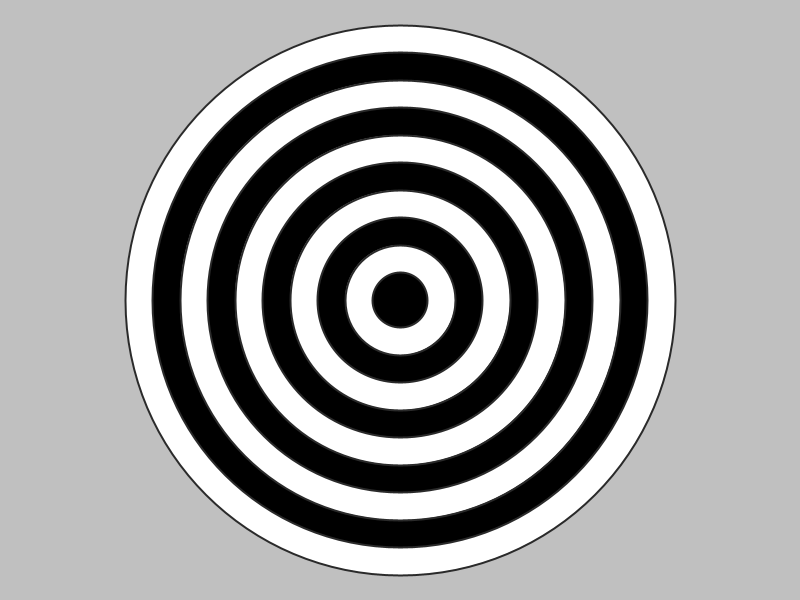
Frame 1 (no input)
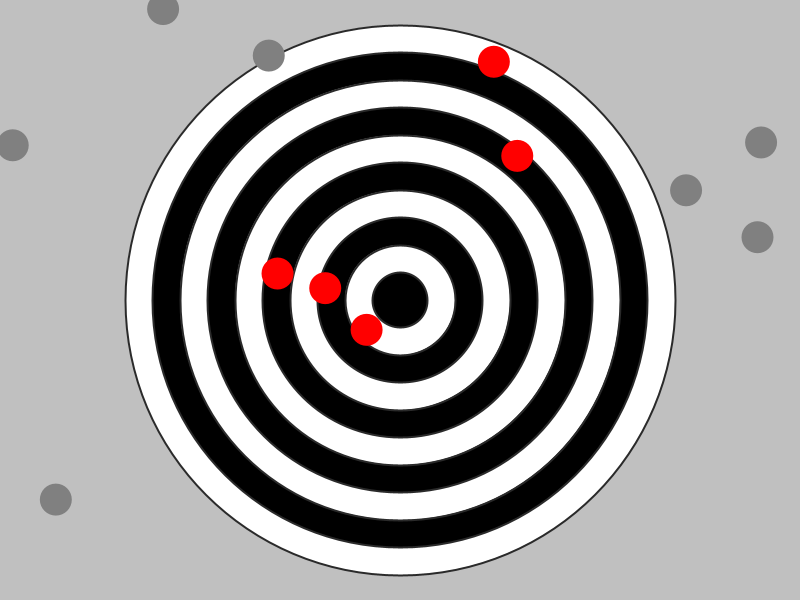
Frame 60 (the mouse pressed at the canvas centre just before this capture)
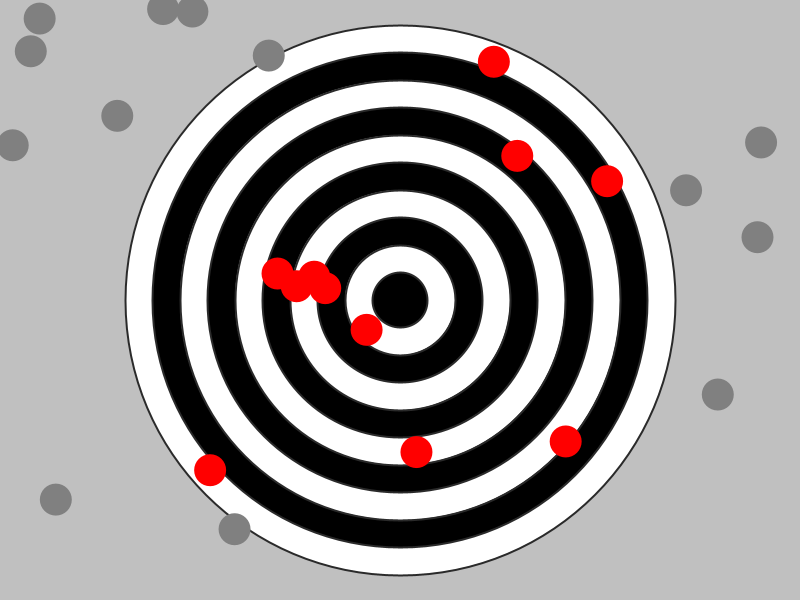
Frame 120 (the mouse held since frame 60 and released just before this capture)

The Processing sketch that drew these frames (run headless with seeded random() and noise(); from frame 60 on, the mouse is pressed at the canvas centre):

// Processing sketch: Target
// ── Target.pde
void setup() {
  size(800, 600);
  frameRate(25);
}

int t = 555;
int hit = 25;

void draw() {
  translate(width/2, height/2);
  if (hit == 25) {
    delay(3000);
    background(192);
    terc(t/10);
    hit = 0;
  }
  if (frameCount % 5 == 0 && strela(32)) hit++;
}

void terc(int r) {
  stroke(42);
  strokeWeight(2);
  for (int i = 10; i > 0; i -= 1) {
    if (i % 2 == 0) {
      fill(255);
    } else {
      fill(0);
    }
    ellipse(0, 0, i*r, i*r);
  }
}

boolean strela(int r) {
  noStroke();
  float x = random(-width/2, width/2);
  float y = random(-height/2, height/2);
  if (sqrt(sq(x)+sq(y)) < t/2) {
    fill(255, 0, 0);
    ellipse(x, y, r, r);
    return true;
  } else {
    fill(128);
    ellipse(x, y, r, r);
    return false;
  }
}
